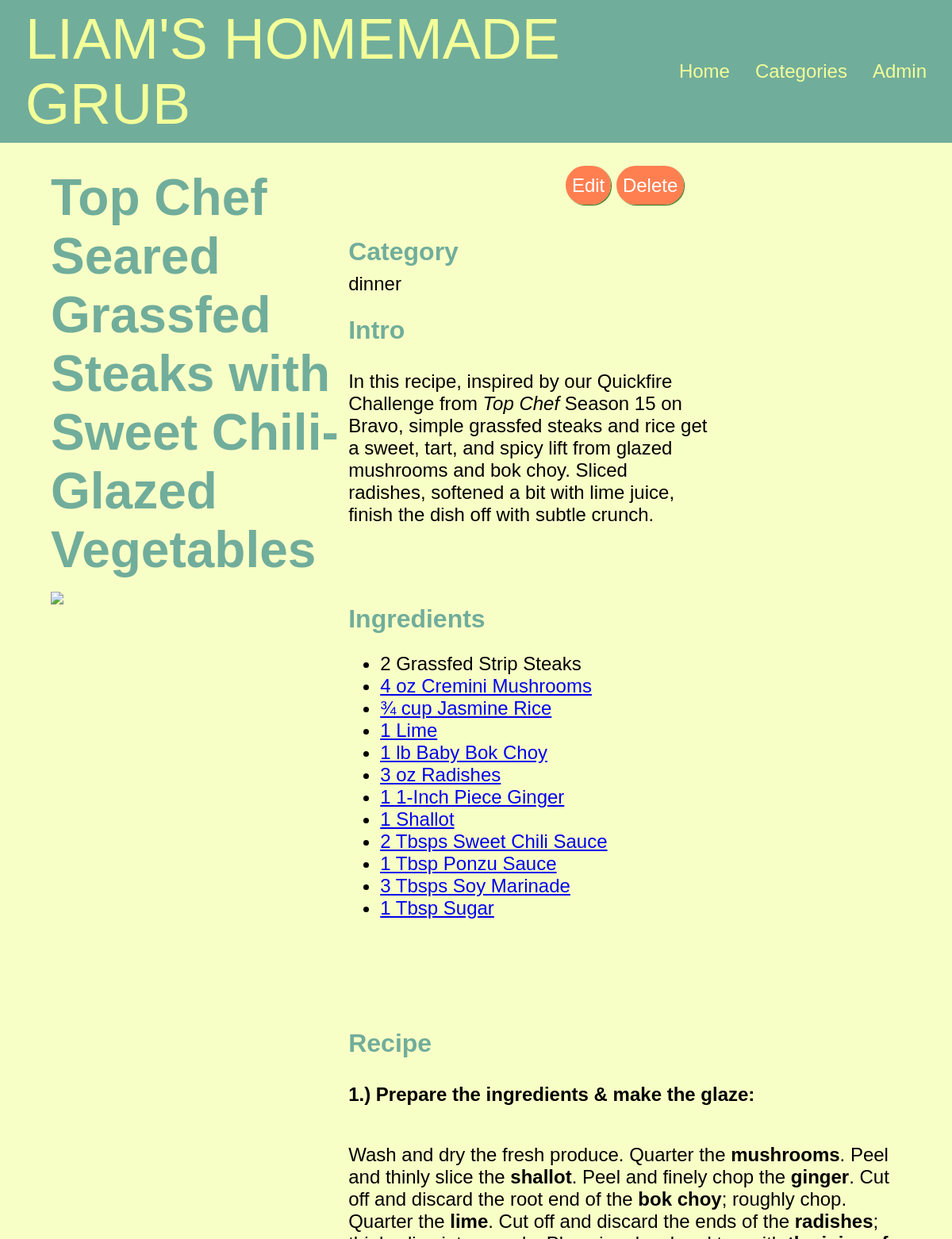
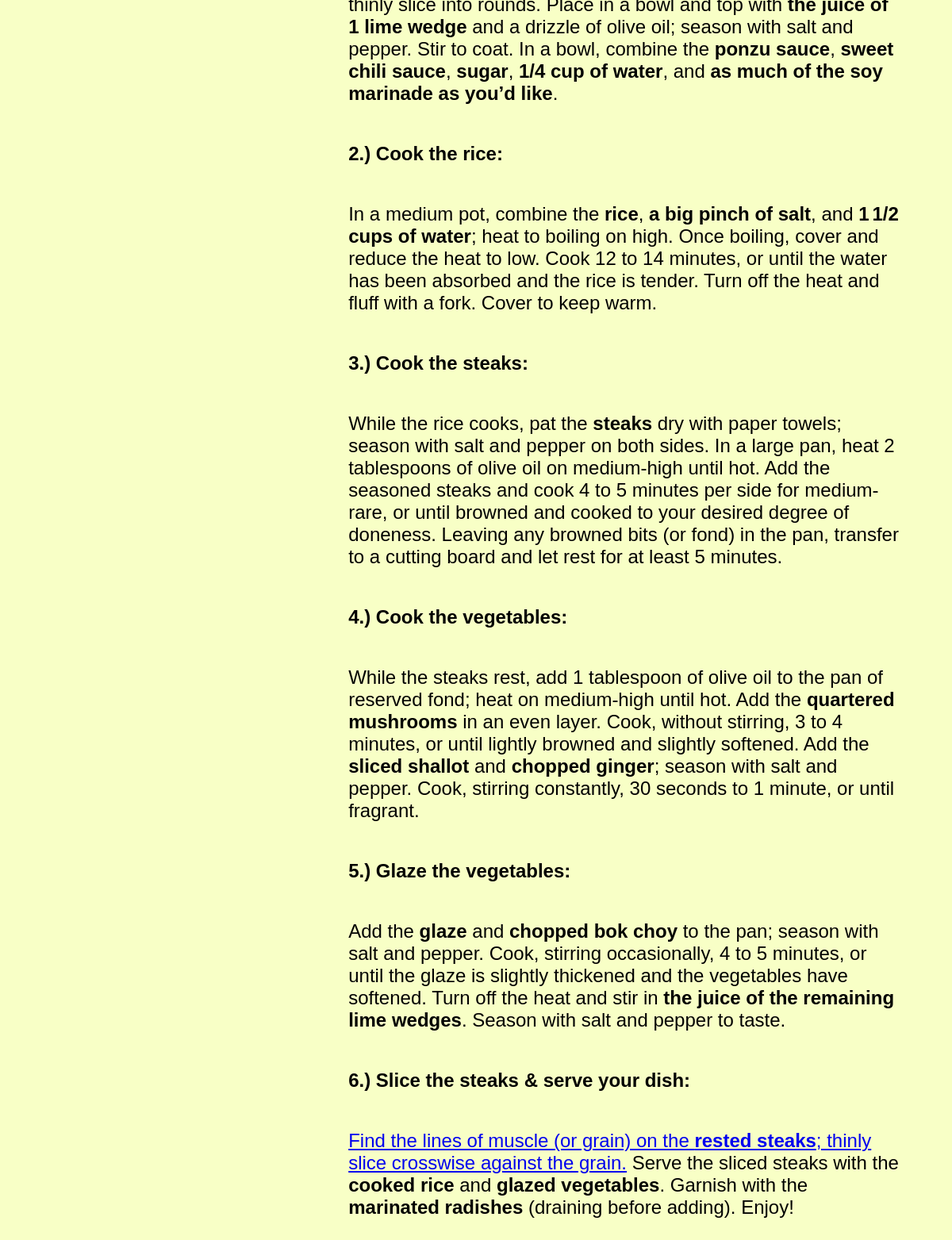
The app's page /admin/recipes/view.php?id=48 with its own data (2 pictures, top to bottom).
### tables this page shows
CREATE TABLE `recipes` (
  `id` int(11) NOT NULL,
  `file_id` int(11) NOT NULL,
  `recipe_name` varchar(250) NOT NULL,
  `category` varchar(250) NOT NULL,
  `intro` longtext NOT NULL,
  `ingredients` longtext NOT NULL,
  `description` longtext NOT NULL,
  `filename` varchar(250) NOT NULL
);

### admin/recipes/view.php (the view, shortened to what this page needs)
<?php
     include '../../global/header.php';
if (isset($_GET['id'])) {
    $id = $_GET['id'];
    $query = 'SELECT * ';
    $query .= 'FROM recipes ';
    $query .= 'WHERE id=' . $id;
    $db_results = mysqli_query($db_connection, $query);
    if ($db_results && $db_results->num_rows > 0) {
        $recipe = mysqli_fetch_assoc($db_results);
    } else {
        redirectTo('/admin/recipes?error=' . mysqli_error($db_connection));
    }
} else {
    redirectTo('/admin/recipes');
}
?>
<div class="individual">
        <div class="individual_left">
            <h1 class="individual_header body"><b><?php echo $recipe['recipe_name'];?></b></h1>
            <img class="individual_img" src="https://liammailley.com/idm232/final/dist/images/placeholder.jpg">
        </div>
        <div class="individual_right">
        <div class="container">
                <p><a class="btn btn-primary"
                        href="https://liammailley.com/idm232/final/admin/recipes/edit.php?id=<?php echo $recipe['id']; ?>">Edit</a>
                    <a class="btn btn-secondary"
                        href="https://liammailley.com/idm232/final/admin/recipes/delete.php?id=<?php echo $recipe['id']; ?>">Delete</a>
                </p>
            </div>
            <div class="individual_right_upper">
                <h2 class="body"><b>Category</b></h2>
                <p class="body"><?php echo $recipe['category'];?></p>
                <h2 class="body"><b>Intro</b></h2>
                <p class="body"><?php echo $recipe['intro'];?></p>
                <h2 class="body"><b>Ingredients</b></h2>
                <p class="body"><?php echo $recipe['ingredients'];?></p>
            </div>
            <p class="individual_upperdesc">
                <h2 class="body"><b>Recipe</b></h2>
                <?php echo $recipe['description'];?>
            </p>
        </div>
</div>

### records on screen
recipes: recipe_name "Top Chef Seared Grassfed Steaks with Sweet Chili-Glazed Vegetables", category "dinner", intro "In this recipe, inspired by our Quickfire Challenge from Top Chef Season 15 on Bravo, simple grassfed steaks and rice get a sweet, tart, and spicy lift from glazed mushrooms and bok choy. Sliced radishes, softened a bit with lime juice, finish the dish off with subtle crunch.", ingredients "2 Grassfed Strip Steaks 4 oz Cremini Mushrooms ¾ cup Jasmine Rice 1 Lime 1 lb Baby Bok Choy 3 oz Radishes 1 1-Inch Piece Ginger 1 Shallot 2 Tbsps Sweet Chili Sauce 1 Tbsp Ponzu Sauce 3 Tbsps Soy Marinade 1 Tbsp Sugar", description "1.) Prepare the ingredients & make the glaze: Wash and dry the fresh produce. Quarter the mushrooms . Peel and thinly slice the shallot . Peel and finely chop the ginger . Cut off and discard the root end of the bok choy ; roughly chop. Quarter the lime . Cut off and discard the ends of the radishes ; thinly slice into rounds. Place in a bowl and top with the juice of 1 lime wedge and a drizzle of olive oil; season with salt and pepper. Stir to coat. In a bowl, combine the ponzu sauce , sweet chili sauce , sugar , 1/4 cup of water , and as much of the soy marinade as you’d like . 2.) Cook the rice: In a medium pot, combine the rice , a big pinch of salt , and 1 1/2 cups of water ; heat to…"
